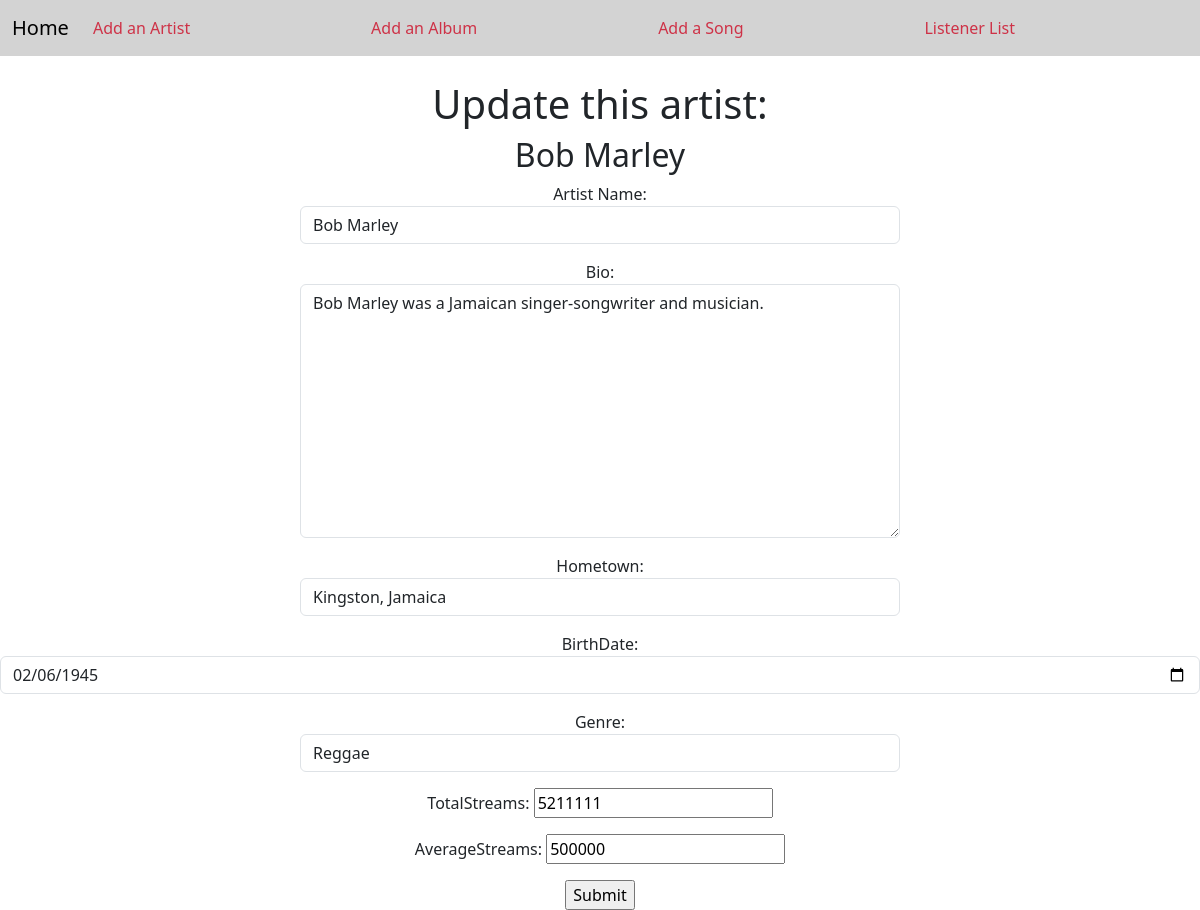
The app's page /updateArtist/7 with its own data.
### myapp/models.py (models this page shows, shortened)
class Artist(models.Model):
    artistID = models.AutoField(primary_key=True)
    artistName = models.CharField('Artist Name', max_length=100)
    bio = models.TextField()
    hometown = models.CharField(max_length=100)
    birthDate = models.DateField()
    genre = models.ForeignKey('Genre', on_delete=models.CASCADE)
    totalStreams = models.IntegerField(default=0)
    averageStreams = models.IntegerField(default=0)

### myapp/views.py (the view)
# urls.py: path("updateArtist/<artistID>", views.update_artist_view, name="updateArtist"),
def update_artist_view(request, artistID):
    artist = Artist.objects.get(pk=artistID)
    form = ArtistForm(request.POST or None, instance=artist)
    if form.is_valid():
            form.save()
            return redirect('home')
    return render(request, 'myapp/updateArtist.html', {
        "artist": artist,
        "form": form
    })

### myapp/forms.py
class ArtistForm(ModelForm):
    class Meta:
        model = Artist
        fields = "__all__"
        widgets = {
            'artistName': forms.TextInput(attrs={'class':'form-control', 'placeholder':"", 'style': 'width:50%'}),
            'bio': forms.Textarea(attrs={'class':'form-control', 'placeholder':"", 'style': 'width:50%'}),
            'hometown': forms.TextInput(attrs={'class':'form-control', 'placeholder':"", 'style': 'width:50%'}),
            'birthDate': forms.DateInput(format=('%Y-%m-%d'), attrs={'class':'form-control', 'placeholder':'Select Date','type': 'date'}),
            'genre': forms.Select(attrs={'class':'form-control', 'placeholder':"", 'style': 'width:50%'})
    }

### myapp/models.py (called while the page is built)
    def __str__(self):
        return self.name

### myapp/templates/myapp/updateArtist.html
{% extends "myapp/layout.html" %} {% load static %} {% block body %}
<center>
  <div id="survey-form">
    <h1>Update this artist:</h1>
    <h2>{{artist.artistName}}</h2>
    <form action="" method="POST">
      {% csrf_token %} {{form.as_p}}
      <input type="submit" value="Submit" class="button" />
    </form>
  </div>
</center>
{% endblock %}

### records on screen
Artist: artistName "Bob Marley", bio "Bob Marley was a Jamaican singer-songwriter and musician.", hometown "Kingston, Jamaica", birthDate "02/06/1945", genre "Reggae", totalStreams "5211111", averageStreams "500000"
